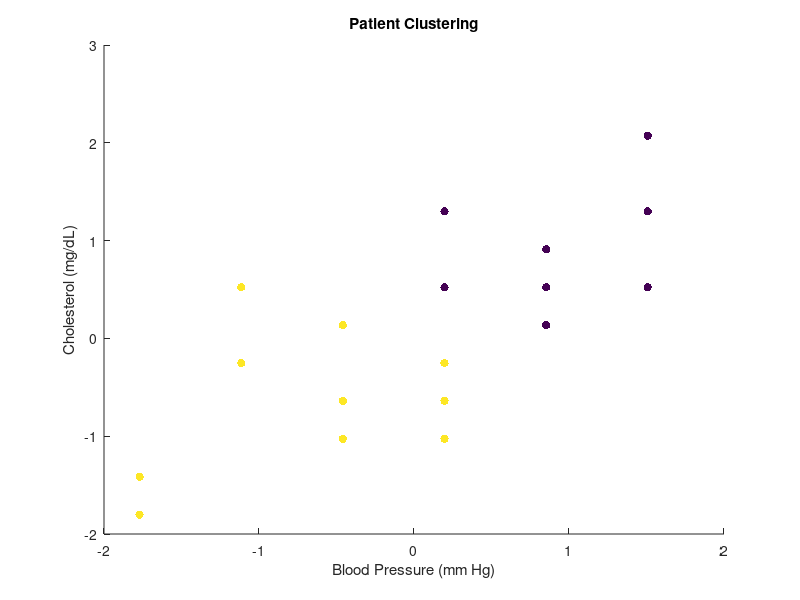

Reproduce this figure in MATLAB.
% Load the data (blood pressure and cholesterol measurements for 20 patients)
data = load('patient_data.txt');

% Normalize the data (mean 0, variance 1)
data_norm = zscore(data);

% Perform k-means clustering with 2 clusters
k = 2;
[clusters, centroids] = kmeans(data_norm, k);

% Plot the data points with different colors for each cluster
figure;
scatter(data_norm(:,1), data_norm(:,2), [], clusters, 'filled');
xlabel('Blood Pressure (mm Hg)');
ylabel('Cholesterol (mg/dL)');
title('Patient Clustering');

% Print the data for all patients along with their index
fprintf('Patient Data:\n');
for i = 1:size(data, 1)
    fprintf('Patient %d: Blood Pressure=%0.2f mm Hg, Cholesterol=%0.2f mg/dL\n', i, data(i, 1), data(i, 2));
end
fprintf('\n');

% Group the patients into high-risk and low-risk categories based on the clusters
low_risk = find(clusters == 1);
high_risk = find(clusters == 2);

% Print the results
fprintf('Low-risk patients: %s\n', mat2str(low_risk));
fprintf('High-risk patients: %s\n', mat2str(high_risk));
